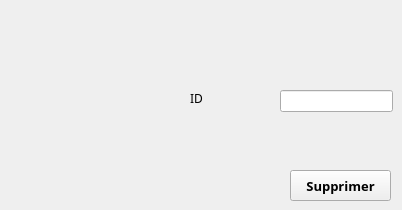
      <widget class="QWidget" name="tab_7">
       <attribute name="title">
        <string>Supprimer</string>
       </attribute>
       <widget class="QPushButton" name="pb_suppr">
        <property name="geometry">
         <rect>
          <x>290</x>
          <y>170</y>
          <width>101</width>
          <height>31</height>
         </rect>
        </property>
        <property name="font">
         <font>
          <family>Californian FB</family>
          <pointsize>10</pointsize>
          <weight>75</weight>
          <italic>false</italic>
          <bold>true</bold>
         </font>
        </property>
        <property name="text">
         <string>Supprimer</string>
        </property>
       </widget>
       <widget class="QLineEdit" name="lineEditsupr">
        <property name="geometry">
         <rect>
          <x>280</x>
          <y>90</y>
          <width>113</width>
          <height>22</height>
         </rect>
        </property>
       </widget>
       <widget class="QLabel" name="label_22">
        <property name="geometry">
         <rect>
          <x>190</x>
          <y>90</y>
          <width>56</width>
          <height>16</height>
         </rect>
        </property>
        <property name="font">
         <font>
          <family>Californian FB</family>
          <pointsize>9</pointsize>
         </font>
        </property>
        <property name="text">
         <string>ID</string>
        </property>
       </widget>
      </widget>
